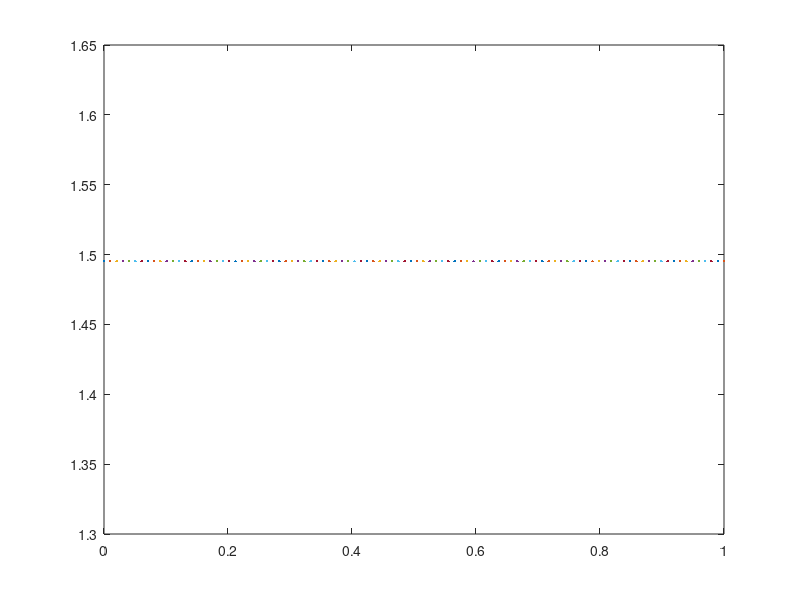

MATLAB code for this plot:
clc, clear all, close all
kappa = @(d,d0) d0./d;
d=1;
d0 = linspace(0,1);
kvot = @(kappa) (1+kappa.^2)/(1-kappa.^2);
y=kvot(kappa(d,d0));
plot(d0,y);